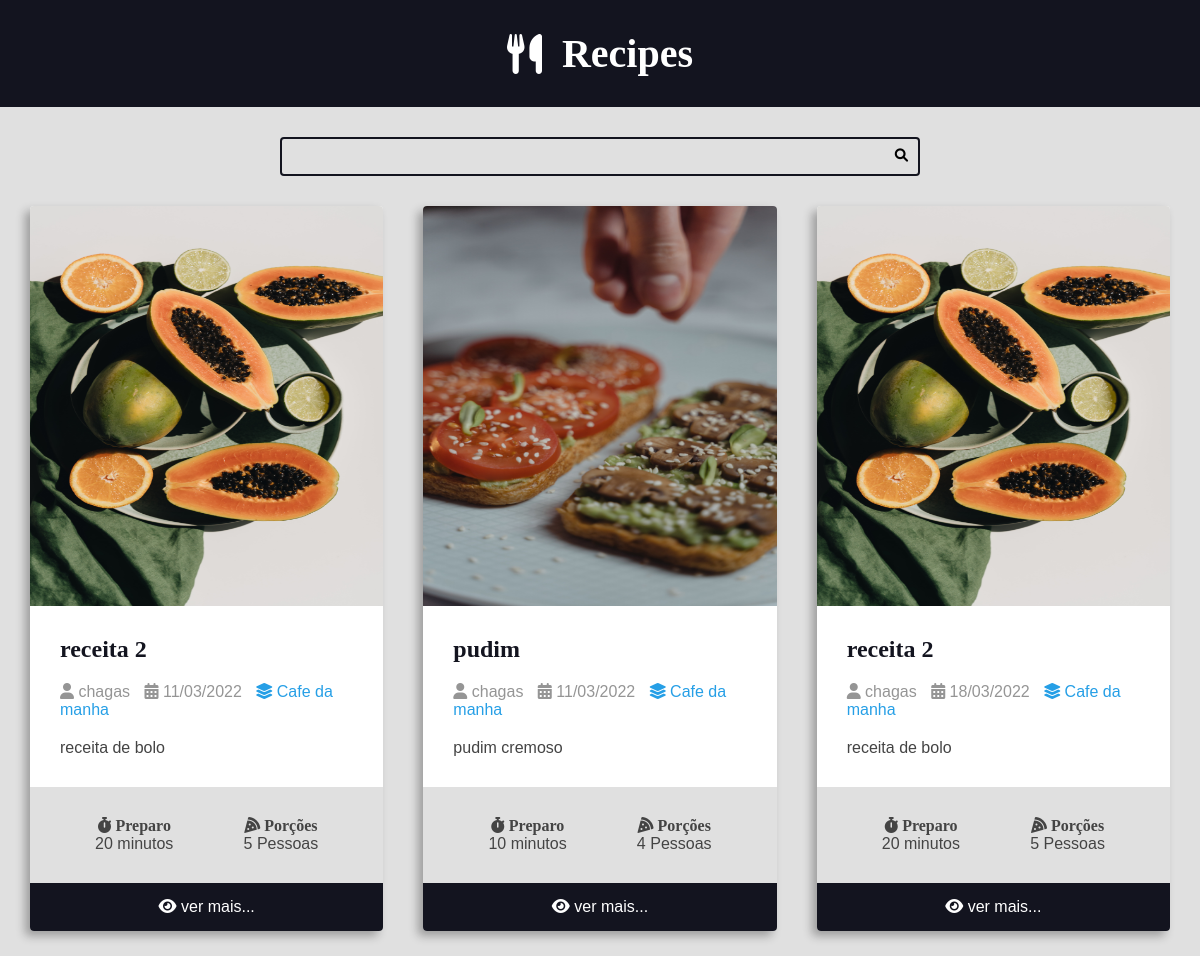
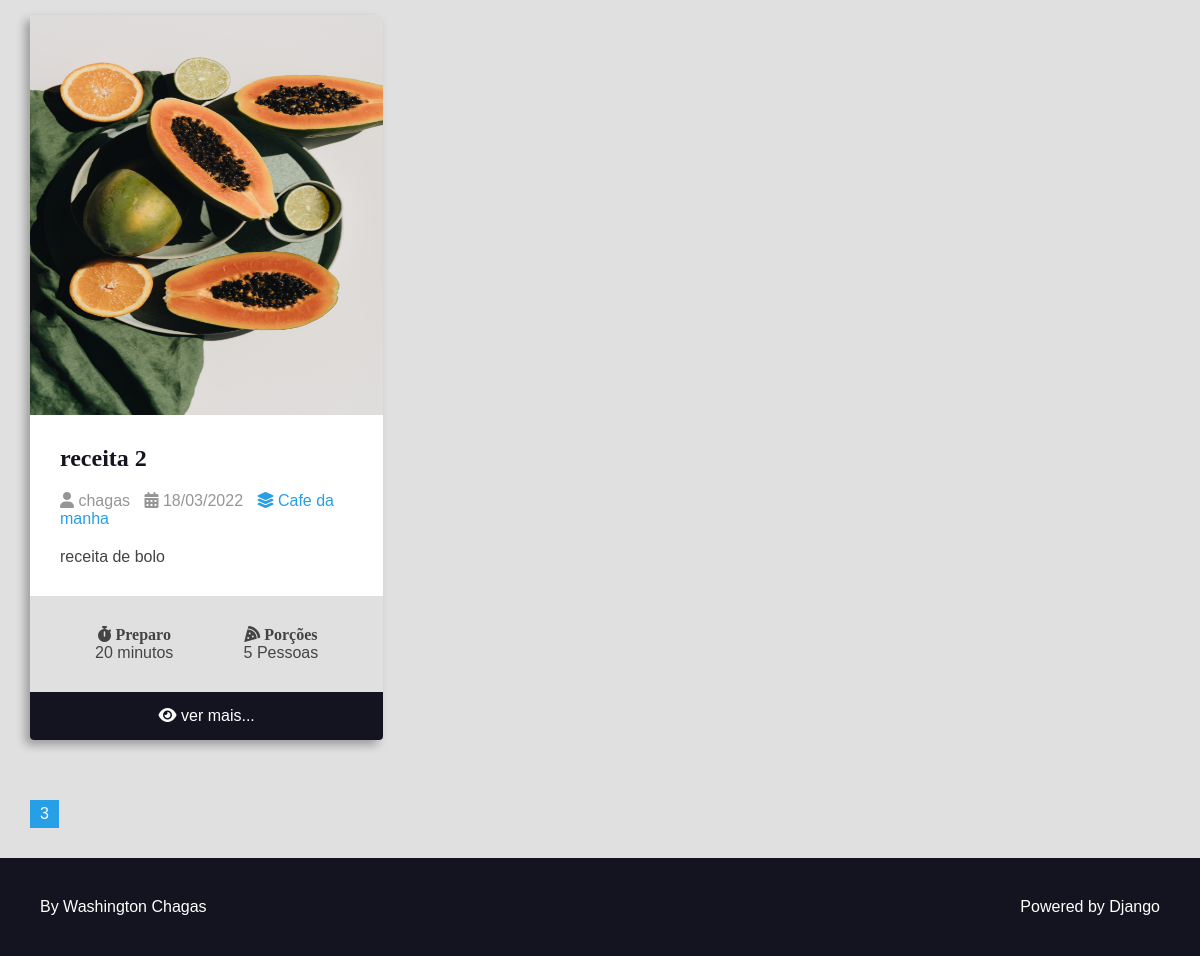
Page /recipes/category/1/ on the committed database (2 pictures, top to bottom).
### recipes/models.py (models this page shows, shortened)
class Recipe(models.Model):
    title = models.CharField(max_length=65)
    description = models.CharField(max_length=165)
    slug = models.SlugField(blank=True, unique=True)
    preparation_time = models.IntegerField()
    preparation_time_unit = models.CharField(max_length=65)
    servings = models.IntegerField()
    servings_unit = models.CharField(max_length=65)
    preparation_steps = models.TextField()
    preparation_steps_is_html = models.BooleanField(default=False)
    creat_at = models.DateTimeField(auto_now_add=True)
    update_at = models.DateTimeField(auto_now=True)
    is_publish = models.BooleanField(default=False)
    cover = models.ImageField(
        upload_to='recipes/covers/%Y/%m/%d/', blank=True, default='')
    category = models.ForeignKey(
        Category, on_delete=models.SET_NULL, null=True, blank=True,
        default=None)
    author = models.ForeignKey(
        User, on_delete=models.SET_NULL, null=True)

class Category(models.Model):
    name = models.CharField(max_length=65)

### recipes/views.py (the view)
# urls.py: path('recipes/category/<int:category_id>/', views.category, name="category"),  # noqa: 501, E261
def category(request, category_id):
    recipes = get_list_or_404(Recipe, category__id=category_id, is_publish=True)  # noqa: E501
    page_obj, pagination_range = make_pagination(request, recipes, PER_PAGE)
    return render(request, 'recipes/pages/category.html', context={  # noqa: 501, E261
        'recipes': page_obj,
        'pagination_range': pagination_range,
        'tittle': f'{recipes[0].category.name}'
    })

### utils/pagination.py (called while the page is built)
def make_pagination(request, query_set, item_page, qty_page=4):
    try:
        current_page = int(request.GET.get('page', 1))
    except ValueError:
        current_page = 1
    paginator = Paginator(query_set, item_page)
    page_obj = paginator.get_page(current_page)
    pagination_range = make_pagination_range(
        paginator.page_range,
        qty_page,
        current_page,
    )
    return page_obj, pagination_range

### recipes/templates/recipes/pages/category.html (shortened to what this page needs)
{% extends 'global/base.html' %}
{% block conteudo %}
<div class="main-content main-content-list container">
    {% for recipe in recipes %}
        {% include 'recipes/partials/_cards.html'%}
    {% endfor %}
</div>
{% endblock conteudo %}

### meus_templates/global/base.html (shortened to what this page needs)
{% include 'global/partials/_head.html' %}
<!DOCTYPE html>
<html lang="en">
<head>
</head>
<body>
    {% include 'recipes/partials/_header.html' %}
    {% include 'global/partials/_search.html' %}
    <main class="main-content-container">
        {% block conteudo %}{% endblock conteudo %}
        {% include 'global/partials/_pagination.html' %}
    </main>
    {% include 'global/partials/_footer.html' %}
</body>
</html>

### meus_templates/global/partials/_head.html (shortened to what this page needs)
{% load static %}
<link rel="stylesheet" href="https://cdnjs.cloudflare.com/ajax/libs/font-awesome/6.0.0/css/all.min.css" />
<link rel="stylesheet" href="{% static 'recipe/css/style.css' %}">

### recipes/templates/recipes/partials/_header.html
<header class="main-header-container">
    <div class="main-header container">
        <h1>
            <a class="main-logo" href="{% url 'recipes:home' %}">
                <i class="fas fa-utensils main-logo-icon"></i>
                <span class="main-logo-text"> Recipes</span>
            </a>
        </h1>
    </div>
</header>

### meus_templates/global/partials/_search.html
<div class="search-container">
    <div class="container">
        <form action="{% url 'recipes:search' %}" method="GET" class="search-form">
            <input type="search" class="search-input" name="search" value="{{search_term}}" required>
            <button type="submit" class="search-button"><i class="fas fa-search"></i></button>
        </form>
    </div>
</div>

### recipes/templates/recipes/partials/_cards.html (shortened to what this page needs)
<div class="recipe recipe-list-item">
    <div class="recipe-cover">
        <a href="{% url 'recipes:recipe' recipe.id  %}">
            <img src="{{recipe.cover.url}}" style="height: 40rem;" width="100%" alt="">
        </a>
    </div>
        <div class="recipe-title-container">
            <h2 class="recipe-title">
                <a href="{% url 'recipes:recipe' recipe.id  %}">
                    {{recipe.title}}
                </a>
            </h2>
        </div>
    <div class="recipe-author">
            <span class="recipe-author-item">
                <i class="fas fa-user"></i>
                {% if recipe.author %}
                    {% if recipe.author.first_name %}
                        {{recipe.author.first_name}}
                    {% else %}
                        {{recipe.author.username}}
                    {% endif %}
                {% else %}
                    Desconhecido
                {% endif %}
            </span>
        <span class="recipe-author-item">
            <i class="fas fa-calendar-alt"></i>
            {{recipe.creat_at|date:"d/m/Y"}}
        </span>
        {% if recipe.category is not None %}
            <span class="recipe-author-item">
                <a href="{% url 'recipes:category' recipe.category.id %}">
                    <i class="fas fa-layer-group"></i>
                    <span>{{recipe.category.name}}</span>
                </a>
            </span>
        {% endif %}
    </div>
    <div class="recipe-content">
        <p>{{recipe.description}}</p>
    </div>
    <div class="recipe-meta-container">
        <div class="recipe-meta recipe-preparation">
            <h3 class="recipe-meta-title"><i class="fas fa-stopwatch"></i> Preparo</h3>
            <div class="recipe-meta-text">
                {{recipe.preparation_time}} {{recipe.preparation_time_unit}}
            </div>
        </div>
        <div class="recipe-meta recipe-servings">
            <h3 class="recipe-meta-title"><i class="fas fa-pizza-slice"></i> Porções</h3>
            <div class="recipe-meta-text">
                {{recipe.servings}} {{recipe.servings_unit}}
            </div>
        </div>
    </div>
    {% if is_detail_page is not True%}
        <footer class="recipe-footer">
            <a class="recipe-read-more button button-dark button-full-width" href="{% url 'recipes:recipe' recipe.id %}">
                <i class="fas fa-eye"></i>
                <span>ver mais...</span>
            </a>
        </footer>
    {% endif %}
</div>

### meus_templates/global/partials/_pagination.html (shortened to what this page needs)
{% if recipes.has_other_pages %}
    <div class="container pagination">
        <div class="pagination-content">
            {% for page in pagination_range.pagination %}
                {% if pagination_range.current_page == page %}
                    <a class="page-link page-item page-current" href="?page={{page}}{{addtional_url}}"> {{page}}</a>
                {% else %}
                <a class="page-link page-item" href="?page={{page}} {{addtional_url}}"> {{page}}</a>
                {% endif %}
            {% endfor %}
        </div>
    </div>
{% endif %}

### meus_templates/global/partials/_footer.html
<footer class="main-footer">
    <div class="developer">
      <a href="" target="_blank" rel="noreferrer noopener">By Washington Chagas</a>
    </div>
    <div class="powered">
      <a href="" target="_blank" rel="noreferrer noopener">Powered by Django</a>
    </div>
</footer>

### meus_templates/static/recipe/css/style.css (style rules this page uses)
* { padding: 0; margin: 0; box-sizing: border-box; }
html { font-size: 62.5%; }
body { font-size: 1.6rem; font-family: var(--font-primary); background: var(--color-gray-1); color: var(--color-dark-text); }
h1, h2, h3, h4, h5 { font-family: 'Times New Roman', Times, serif; }
:root { --color-primary: #269fe6; --color-primary-hover: #2086c2; --color-primary-dark: #13141f; --color-primary-dark-hover: #212336; --color-primary-light: #d4ecfa; --color-primary-light-hover: #bdd8e7; --color-white: #fff; --color-black: #000; --color-dark-text: #444; --color-info-light: #cce5ff; --color-debug-light: #cce5ff; --color-success-light: #d4edda; --color-alert-light: #fff3cd; --color-warning-light: #fff3cd; --color-error-light: #f8d7da; --color-info-dark: #4d86c4; --color-debug-dark: #4d86c4; --color-success-dark: #4a9c5d; --color-alert-dark: #927f40; --color-warning-dark: #927f40; --color-error-dark: #da525d; --color-gray-0: #f9f9f9; --color-gray-1: #e0e0e0; --color-gray-2: #c7c7c7; --color-gray-3: #aeaeae; --color-gray-4: #959595; --color-gray-5: #7d7d7d; --color-gray-6: #646464; --color-gray-7: #4b4b4b; --color-gray-8: #323232; --color-gray-9: #191919; --font-primary: sans-serif; --font-headings: 'Roboto Slab', serif; --spacing-gutter-medium: 3rem; --spacing-gutter-large: 4rem; }
.container { max-width: 144rem; margin: 0 auto; padding: var(--spacing-gutter-medium); }
.main-header-container { background: var(--color-primary-dark); }
.main-logo { font-size: 4rem; color: var(--color-white); text-decoration: none; display: flex; flex-flow: row nowrap; align-items: center; justify-content: center; width: fit-content; margin: 0 auto; }
.main-logo-icon { margin-right: 2rem; }
.search-form { border: .2rem solid var(--color-primary-dark); max-width: 64rem; margin: 0 auto; border-radius: .4rem; position: relative; transition: all 300ms ease-in-out; }
.search-input, .search-button { border: none; background: none; outline: none; padding: 1rem; transition: all 300ms ease-in-out; }
.search-button { position: absolute; top: 0; right: 0; }
.search-input { width: 100%; padding-right: 4rem; }
.main-content { padding-top: 0; }
.main-content-list { display: grid; grid-template-columns: repeat(auto-fit, minmax(340px, 1fr)); gap: var(--spacing-gutter-large); }
.recipe { background: var(--color-white); box-shadow: -5px 5px 10px rgba(0, 0, 0, .3); transform: scale(1); transition: all 300ms ease-in-out; border-radius: .4rem; overflow: hidden; }
.recipe img { max-width: 100%; }
.recipe-list-item { max-width: 64rem; height: fit-content; }
.recipe-title-container { padding: var(--spacing-gutter-medium); padding-bottom: 2rem; }
.recipe-title-container a { text-decoration: none; color: var(--color-primary-dark); }
.recipe-author { padding: 0 var(--spacing-gutter-medium); }
.recipe-content { padding: var(--spacing-gutter-medium); padding-top: 2rem; }
.recipe-author-item { color: var(--color-gray-4); margin-right: 1rem; }
.recipe-author a { color: var(--color-primary); text-decoration: none; transition: all 300ms ease-in-out; }
.recipe-meta-container { display: flex; flex-flow: row wrap; padding: var(--spacing-gutter-medium); background: var(--color-gray-1); }
.recipe-meta { display: flex; flex-flow: column nowrap; flex-shrink: 1; flex-grow: 1; text-align: center; }
.recipe-meta-title { font-size: 1.6rem; }
.recipe-footer a { background: var(--color-primary-dark); display: block; color: var(--color-white); text-decoration: none; text-align: center; padding: 1.5rem var(--spacing-gutter-medium); transition: all 300ms ease-in-out; }
.main-footer { display: flex; align-items: center; justify-content: space-between; background: var(--color-primary-dark); color: var(--color-white); padding: var(--spacing-gutter-large); }
.main-footer a { color: var(--color-white); text-decoration: none; transition: all 300ms ease-in-out; }
.pagination-content { display: flex; flex-flow: row wrap; gap: 3rem 1rem; }
.pagination .page-item { background: var(--color-gray-3); padding: 0.5rem 1rem; }
.pagination .page-link { text-decoration: none; background: var(--color-primary); color: var(--color-white); }

### rows in the picture
Recipe: cover (picture), title "receita 2", author.username "chagas", creat_at "11/03/2022", category.name "Cafe da manha", description "receita de bolo", preparation_time "20", preparation_time_unit "minutos", servings "5", servings_unit "Pessoas"
Recipe: cover (picture), title "pudim", author.username "chagas", creat_at "11/03/2022", category.name "Cafe da manha", description "pudim cremoso", preparation_time "10", preparation_time_unit "minutos", servings "4", servings_unit "Pessoas"
Recipe: cover (picture), title "receita 2", author.username "chagas", creat_at "18/03/2022", category.name "Cafe da manha", description "receita de bolo", preparation_time "20", preparation_time_unit "minutos", servings "5", servings_unit "Pessoas"
Recipe: cover (picture), title "receita 2", author.username "chagas", creat_at "18/03/2022", category.name "Cafe da manha", description "receita de bolo", preparation_time "20", preparation_time_unit "minutos", servings "5", servings_unit "Pessoas"

### other values in the picture
{{ page }} "3"
